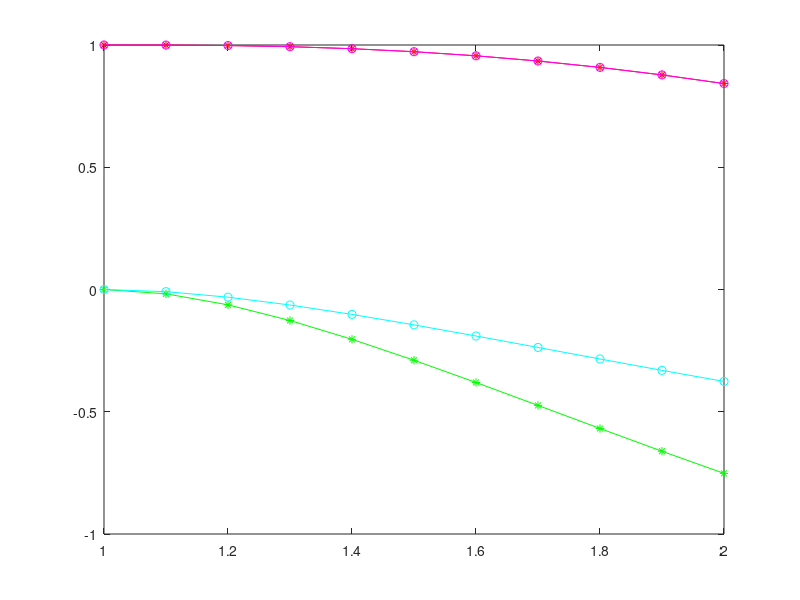

MATLAB code for this plot:
% Assignment 5
% Problem 3
% PART b
% first use 4th order RK to get some initial points
clc
close all
clear all
h = 0.1; % stepsize
h24 = h/24;
t = 1:h:2; % interval
y = zeros(2, length(t));
y(:,1) = [1;0];
f = @(t,z) [z(2,1);
            -z(2,1)./t - (t.^2-1)./(t.^2).*z(1,1)]; % system of ode's

for i=1:3         % RK Startup
    k1 = f(t(i),y(:,i));
    k2 = f(t(i)+0.5*h,y(:,i)+0.5*h*k1);
    k3 = f((t(i)+0.5*h),(y(:,i)+0.5*h*k2));
    k4 = f((t(i)+h),(y(:,i)+k3*h));
    phi = (1/6)*(k1+2*k2+2*k3+k4);
     
    y(:,i+1) = y(:,i) + phi*h;
end
% vector to store function evaluations
fval = zeros(2,length(t));

fval(:,1) = f(t(1),y(:,1));
fval(:,2) = f(t(2),y(:,2));
fval(:,3) = f(t(3),y(:,3));
fval(:,4) = f(t(4),y(:,4));
% ABM method
for i = 4:length(t)-1;
    %Predictor
    y(:,i+1)= y(:,i) + ...
        (55 .* fval(:,i) - 59 .* fval(:,i-1) + ...
        37 .* fval(:,i-2) - 9 .* fval(:,i-3))...
        .* h24;
    %Evaluate
    fval(:,i+1) = f(t(i+1), y(:,i+1));
    %Corrector
    y(:,i+1) = y(:,i) + ...
        (9 .* fval(:,i+1) + 19 .* fval(:,i) - ...
        5 .* fval(:,i-1) + fval(:,i-2))...
        .* h24;
     %Evaluate
    fval(:,i+1) = f(t(i+1), y(:,i+1));
end

% now calculate the exact values
% Now to plot the true solution
% the true solution is a Bessel function:
%     y(t) = c1J1(t) + c2Y1(t)
%     y'(t) = c1(J0(t) - J2(t)) + c2(Y0(t) - Y2(t)),
%     with
%     d  = J1(1) [Y0(1) ? Y2(1)] ? Y1(1) [J0(1) ? J2(1)]
%     c1 = [Y0(1) ? Y2(1)] /d ? 1.36575994534763
%     c2 = ? [J0(1) ? J2(1)] /d ? ?0.51073987162512
t = 1:.1:2;
d = besselj(1,1).*(bessely(0,1)-bessely(2,1)) - ...
    bessely(1,1).*(besselj(0,1)-besselj(2,1));
c1 = (bessely(0,1) - bessely(2,1))./d;
c2 = -(besselj(0,1) - besselj(2,1))./d;
yb = c1*besselj(1,t) + c2*bessely(1,t);
pb = c1*(besselj(0,t) - besselj(2,t)) + c2*(bessely(0,t) - bessely(2,t));
figure
plot(t , yb , 'r*-' , t, pb , 'g*-' , t , y(1,:), 'mo-' , t , y(2,:) , 'co-')

% print out the results
disp(' '); disp('Solution Values'); disp(' '); disp(' t     y                y_exact          dydt        dydt_exact');...
    disp(' ================================================================');...
    for i = 1:length(t) disp(sprintf(' %4.2f%15.10f%15.10f%15.10f%15.10f',... 
        t(i),y(1,i),yb(i), y(2,i) , pb(i))); end
disp(' '); disp('Errors'); disp(' '); disp(' t       ABM           dydt_ABM');...
    disp(' =================================================');...
    for i = 1:length(t) disp(sprintf(' %4.2f%15.10f%15.10f%15.10f',t(i),y(1,i)-yb(i), y(2,i) - pb(i)... 
       )); end
